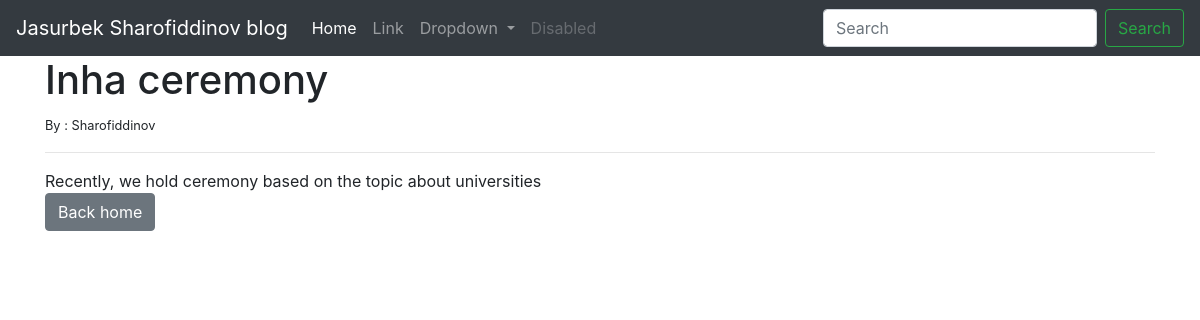
The app's page /article/2 with its own data.
### theblog/models.py (models this page shows, shortened)
class Post( models.Model ):
	title = models.CharField( max_length=255 )
	title_tag = models.CharField( max_length=255,default="Jasurbek Sharofiddinov blog" )
	author = models.ForeignKey( User, on_delete=models.CASCADE )
	body = models.TextField()

### theblog/views.py (the view)
# urls.py: path('article/<int:pk>',ArticleDetailView.as_view(),name='article-detail')
class ArticleDetailView(DetailView):
	model=Post
	template_name = 'article_detail.html'

### theblog/templates/article_detail.html (shortened to what this page needs)
{% extends 'base.html' %}
{% block content %}
<h1>{{post.title}}</h1>
<small>By :{{post.author.name}} {{post.author.last_name}}</small>
<hr/>
{{post.body}}
<br/>
<a href="{% url 'home' %}" class="btn btn-secondary">Back home</a>
{% endblock %}

### records on screen
Post: title "Inha ceremony", author.last_name "Sharofiddinov", body "Recently, we hold ceremony based on the topic about universities"
